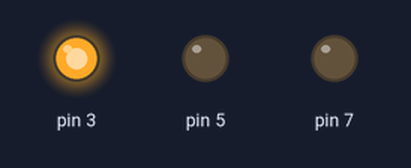
A program run on a simulated Raspberry Pi (header pin numbers). Shown: output pins drawn as LEDs (lit = HIGH).

Above: at 0.5 s.
At 1.5 s:
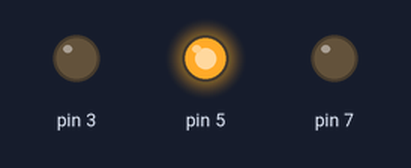
At 5.5 s:
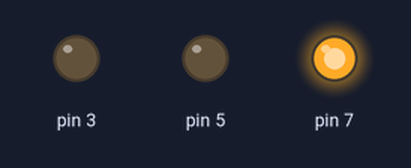
Timing chart, 0 to 6.9 s (numbered marks = the images above):
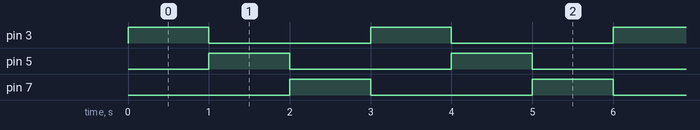

Measured:
- by itself, pin 3, pin 5, pin 7: alternates HIGH for 1.0 s and LOW for 2.0 s
- by itself, everything shown: repeats every 3.0 s, in 3 steps

The program:

RGBLed.py
```python
import RPi.GPIO as GPIO
import time

GPIO.setmode(GPIO.BOARD)
GPIO.setup(3, GPIO.OUT)
GPIO.setup(5, GPIO.OUT)
GPIO.setup(7, GPIO.OUT)

while 1:
	GPIO.output(3,1)
	GPIO.output(5,0)
	GPIO.output(7,0)
	time.sleep(1)
	GPIO.output(3,0)
	GPIO.output(5,1)
	GPIO.output(7,0)
	time.sleep(1)
	GPIO.output(3,0)
	GPIO.output(5,0)
	GPIO.output(7,1)
	time.sleep(1)
```
